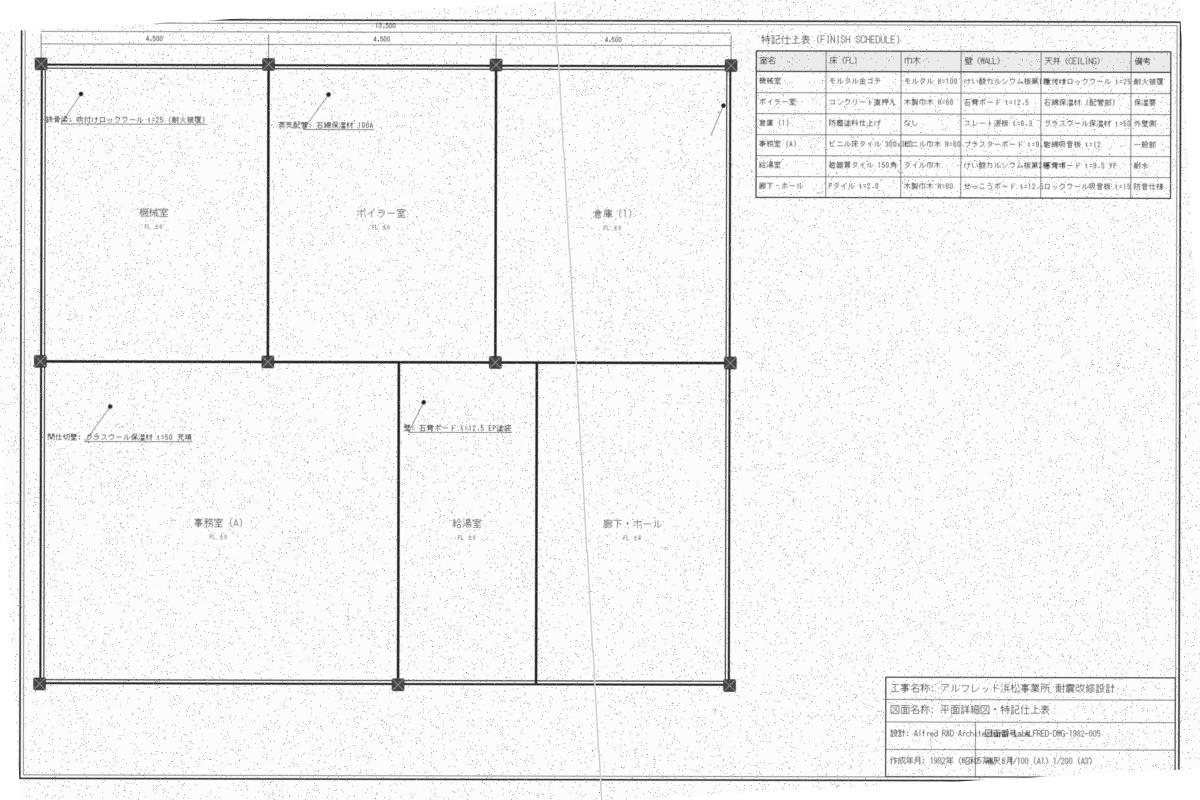
#> input picture data/uploads/UPLOAD-03ee9cc0_page_1.jpg, 2400 x 1600 px (shown at 1/2 size)
$ python -i quality_assessor.py   (imports and definitions only)   (older library calls are emulated)
#> lines starting #> are read from the running program, lines starting #| are printed output that depends on the picture
# Copyright (c) 2026 Karunakar (destroyer929). All rights reserved.
# Proprietary & Confidential. Authorized for technical evaluation and portfolio review only.
"""
Adaptive Document Quality & Noise Assessor (Pre-Flight Decision Brain).
Evaluates incoming architectural drawings to dynamically determine the optimal
preprocessing intensity, preventing destructive over-processing of clean blueprints
while applying deep restoration only when noisy or degraded.
"""

from __future__ import annotations
from enum import Enum
from dataclasses import dataclass, field
from typing import Dict, Any, List, Tuple, Optional
import numpy as np
import cv2


class ProcessingIntensity(str, Enum):
    """Adaptive intensity profiles for blueprint preprocessing."""
    CLEAN_PASSTHROUGH = "CLEAN_PASSTHROUGH"           # Level 0: High-fidelity pass-through (zero destructive filtering)
    GENTLE_ENHANCEMENT = "GENTLE_ENHANCEMENT"         # Level 1: Geometric deskew + subtle contrast boost (no stroke erosion)
    AGGRESSIVE_RESTORATION = "AGGRESSIVE_RESTORATION" # Level 2: Heavy noise/smudge restoration (background division + Sauvola)


@dataclass
class QualityAssessment:
    """Pre-flight quality assessment decision and metric breakdown."""
    intensity: ProcessingIntensity
    intensity_level: int                                 # 0 = Pass-through, 1 = Gentle, 2 = Heavy
    sharpness: float                                     # Modified Laplacian variance
    noise_sigma: float                                   # Fast noise standard deviation (Immerkær method)
    contrast_range: float                                # Dynamic range ratio (P95 - P5) / 255.0
    skew_angle: float                                    # Detected geometric tilt in degrees
    bimodal_clarity: float                               # Otsu inter-class separability ratio [0.0 - 1.0]
    background_brightness: float                         # 95th percentile paper brightness [0 - 255]
    recommendation_reason: str                           # Human-readable engineering rationale
    applied_actions: List[str]                           # List of sanctioned preprocessing steps
    metrics_summary: Dict[str, float] = field(default_factory=dict)

    def to_dict(self) -> Dict[str, Any]:
        return {
            "intensity": self.intensity.value,
            "intensity_level": self.intensity_level,
            "sharpness": round(self.sharpness, 1),
            "noise_sigma": round(self.noise_sigma, 2),
            "contrast_range": round(self.contrast_range, 3),
            "skew_angle": round(self.skew_angle, 2),
            "bimodal_clarity": round(self.bimodal_clarity, 3),
            "background_brightness": round(self.background_brightness, 1),
            "recommendation_reason": self.recommendation_reason,
            "applied_actions": self.applied_actions,
            "metrics_summary": self.metrics_summary,
        }


class DocumentQualityAssessor:
    """
    Intelligent pre-flight inspector.
    Computes physical image quality metrics in < 15ms and assigns an adaptive
    processing intensity profile to preserve fine Japanese Kanji and CAD strokes.
    """

    def __init__(
        self,
        clean_noise_threshold: float = 2.2,
        heavy_noise_threshold: float = 5.0,
        min_deskew_angle: float = 0.20,
        max_assessment_dim: int = 1500
    ):
        self.clean_noise_threshold = clean_noise_threshold
        self.heavy_noise_threshold = heavy_noise_threshold
        self.min_deskew_angle = min_deskew_angle
        self.max_assessment_dim = max_assessment_dim

    def assess(self, image: np.ndarray, detected_skew_angle: Optional[float] = None) -> QualityAssessment:
        """
        Analyzes image quality and returns a calibrated QualityAssessment.
        """
        if len(image.shape) == 3:
            gray = cv2.cvtColor(image, cv2.COLOR_BGR2GRAY)
        else:
            gray = image

        # 1. Downscale for fast multi-metric evaluation
        h, w = gray.shape[:2]
        if max(h, w) > self.max_assessment_dim:
            scale = float(self.max_assessment_dim) / float(max(h, w))
            eval_gray = cv2.resize(gray, (0, 0), fx=scale, fy=scale, interpolation=cv2.INTER_AREA)
        else:
            eval_gray = gray

        # 2. Fast Noise Variance Estimation (Immerkær 1996)
        noise_sigma = self._estimate_noise_sigma(eval_gray)

        # 3. Edge Sharpness (Laplacian Energy)
        sharpness = float(cv2.Laplacian(eval_gray, cv2.CV_64F).var())

        # 4. Percentile Dynamic Range & Background Brightness
        p5, p95 = np.percentile(eval_gray, [5, 95])
        contrast_range = float((p95 - p5) / 255.0)
        bg_brightness = float(p95)

        # 5. Otsu Bimodal Separability Ratio
        bimodal_clarity = self._compute_bimodal_clarity(eval_gray)

        # 6. Skew Angle
        skew_angle = float(detected_skew_angle) if detected_skew_angle is not None else 0.0
        abs_skew = abs(skew_angle)

        # ----------------------------------------------------------------------
        # Pre-Flight Decision Engine
        # ----------------------------------------------------------------------
        actions: List[str] = []
        metrics_summary = {
            "noise_sigma": round(noise_sigma, 2),
            "sharpness": round(sharpness, 1),
            "contrast_range": round(contrast_range, 3),
            "skew_angle": round(skew_angle, 2),
            "bimodal_clarity": round(bimodal_clarity, 3),
            "background_brightness": round(bg_brightness, 1),
        }

        # Case 1: Pristine Clean Document (Level 0)
        # Low noise, bright paper background, negligible tilt
        is_clean_cad = (
            abs_skew < self.min_deskew_angle
            and noise_sigma <= self.clean_noise_threshold
            and bg_brightness >= 235.0
        )

        if is_clean_cad:
            intensity = ProcessingIntensity.CLEAN_PASSTHROUGH
            intensity_level = 0
            actions = ["RAW_IMAGE_PASSTHROUGH", "PRESERVE_FINE_STROKES"]
            reason = (
                f"Pristine document detected (Noise={noise_sigma:.2f}, BG Brightness={bg_brightness:.1f}, Skew={skew_angle:.2f}°). "
                f"Destructive filters bypassed to preserve 100% fine CJK stroke fidelity."
            )

        # Case 2: Heavy Noise / Yellowed / Degraded Blueprint (Level 2)
        # Genuinely degraded: heavy noise, severely darkened paper, or extreme tilt.
        # Strict protection: NEVER trigger aggressive restoration on clean white paper (BG >= 235, noise <= clean threshold).
        elif (
            (bg_brightness < 235.0 or noise_sigma > self.clean_noise_threshold)
            and (
                noise_sigma > self.heavy_noise_threshold
                or bg_brightness < 200.0
                or abs_skew > 3.0
                or (contrast_range < 0.40 and bg_brightness < 225.0)
            )
        ):
            intensity = ProcessingIntensity.AGGRESSIVE_RESTORATION
            intensity_level = 2
            if abs_skew >= self.min_deskew_angle:
                actions.append("HOUGH_AFFINE_DESKEW")
            actions.extend(["MORPHOLOGICAL_BG_NORMALIZATION", "ADAPTIVE_SAUVOLA_FILTERING"])
            reason = (
                f"Aged/degraded document detected (Noise={noise_sigma:.2f}, BG Brightness={bg_brightness:.0f}). "
                f"Applied full deep illumination leveling and adaptive noise suppression."
            )

        # Case 3: Moderate Scanned Document (Level 1 - Default Scanned Path)
        # Needs gentle straightening and mild contrast leveling without eating thin text
        else:
            intensity = ProcessingIntensity.GENTLE_ENHANCEMENT
            intensity_level = 1
            if abs_skew >= self.min_deskew_angle:
                actions.append("BICUBIC_DESKEW")
            actions.append("GENTLE_CONTRAST_ENHANCEMENT")
            actions.append("PRESERVE_STROKE_CONNECTIVITY")
            reason = (
                f"Standard scan detected (Noise={noise_sigma:.2f}, Skew={skew_angle:.2f}°). "
                f"Applied gentle geometric alignment and contrast enhancement without stroke erosion."
            )

        return QualityAssessment(
            intensity=intensity,
            intensity_level=intensity_level,
            sharpness=sharpness,
            noise_sigma=noise_sigma,
            contrast_range=contrast_range,
            skew_angle=skew_angle,
            bimodal_clarity=bimodal_clarity,
            background_brightness=bg_brightness,
            recommendation_reason=reason,
            applied_actions=actions,
            metrics_summary=metrics_summary,
        )

    def _estimate_noise_sigma(self, gray: np.ndarray) -> float:
        """
        Fast Noise Variance Estimation using 3x3 Laplacian mask (Immerkær 1996).
        Independent of structural edges.
        """
        H, W = gray.shape[:2]
        if H < 10 or W < 10:
            return 0.0

        M = np.array([
            [1, -2, 1],
            [-2, 4, -2],
            [1, -2, 1]
        ], dtype=np.float32)

        filtered = cv2.filter2D(gray.astype(np.float32), -1, M)
        sum_abs = np.sum(np.abs(filtered))
        sigma = (sum_abs * np.sqrt(0.5 * np.pi)) / (6.0 * (W - 2) * (H - 2))
        return float(sigma)

    def _compute_bimodal_clarity(self, gray: np.ndarray) -> float:
        """
        Computes Otsu's inter-class variance ratio (between-class variance / total variance).
        A high value (>= 0.85) indicates distinct, separated ink on paper.
        """
        total_var = float(np.var(gray))
        if total_var < 100.0 and np.mean(gray) > 230:
            # Clean white canvas with sparse CAD line art
            return 1.0

        if total_var < 1e-4:
            return 1.0  # Homogeneous or pure white

        thresh, _ = cv2.threshold(gray, 0, 255, cv2.THRESH_BINARY + cv2.THRESH_OTSU)
        w0 = float(np.mean(gray < thresh))
        w1 = float(np.mean(gray >= thresh))

        if w0 <= 1e-4 or w1 <= 1e-4:
            return 1.0 if np.mean(gray) > 220 else 0.5

        mean0 = float(np.mean(gray[gray < thresh]))
        mean1 = float(np.mean(gray[gray >= thresh]))

        between_var = w0 * w1 * ((mean0 - mean1) ** 2)
        return float(np.clip(between_var / total_var, 0.0, 1.0))

>>> import cv2
>>> picture = cv2.imread('../../data/uploads/UPLOAD-03ee9cc0_page_1.jpg')
#> picture is the input picture: shape (1600, 2400, 3); min 0, max 255, mean 242.6
>>> result = DocumentQualityAssessor().assess(picture)
#> in _estimate_noise_sigma, `filtered = cv2.filter2D(gray.astype(np.float32), -1, M)`:
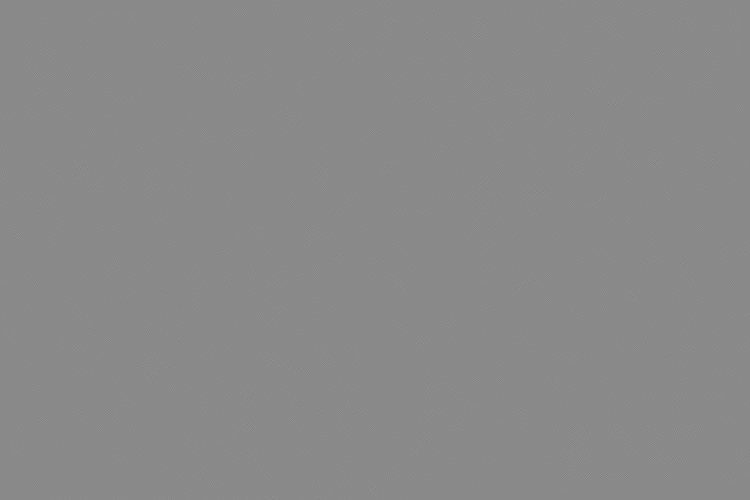
#> filtered: shape (1000, 1500) float32 (shown at 1/2 size); min -543, max 461, mean 0; drawn with min black and max white
#> in _estimate_noise_sigma, `sum_abs = np.sum(np.abs(filtered))`: sum_abs = 25724242
#> in _estimate_noise_sigma, `sigma = (sum_abs * np.sqrt(0.5 * np.pi)) / (6.0 * (W - 2) * (H - 2))`: sigma = 3.59
#> in assess, `sharpness = float(cv2.Laplacian(eval_gray, cv2.CV_64F).var())`: sharpness = 1820.8
#> in assess, `p5, p95 = np.percentile(eval_gray, [5, 95])`: p5 = 185; p95 = 253
#> in assess, `contrast_range = float((p95 - p5) / 255.0)`: contrast_range = 0.267
#> in assess, `bg_brightness = float(p95)`: bg_brightness = 253
#> in _compute_bimodal_clarity, `total_var = float(np.var(gray))`: total_var = 861.2
#> in _compute_bimodal_clarity, `thresh, _ = cv2.threshold(gray, 0, 255, cv2.THRESH_BINARY + cv2.THRESH..`: thresh = 195
#> in _compute_bimodal_clarity, `w0 = float(np.mean(gray < thresh))`: w0 = 0.0596
#> in _compute_bimodal_clarity, `w1 = float(np.mean(gray >= thresh))`: w1 = 0.94
#> in _compute_bimodal_clarity, `mean0 = float(np.mean(gray[gray < thresh]))`: mean0 = 141
#> in _compute_bimodal_clarity, `mean1 = float(np.mean(gray[gray >= thresh]))`: mean1 = 249.1
#> in _compute_bimodal_clarity, `between_var = w0 * w1 * ((mean0 - mean1) ** 2)`: between_var = 654.3
#> in assess, `bimodal_clarity = self._compute_bimodal_clarity(eval_gray)`: bimodal_clarity = 0.76
#> in assess, `metrics_summary = { "noise_sigma": round(noise_sigma, 2), "sharpness":..`: metrics_summary = {'noise_sigma': 3.59, 'sharpness': 1820.8, 'contrast_range': 0.267, 'skew_angle': 0, 'bimodal_clarity': 0.76, 'background_brightness': 253}
#> in assess, `is_clean_cad = ( abs_skew < self.min_deskew_angle and noise_sigma <= s..`: is_clean_cad = False

$ run again, on data/uploads/UPLOAD-0ec7da54_page_11.jpg
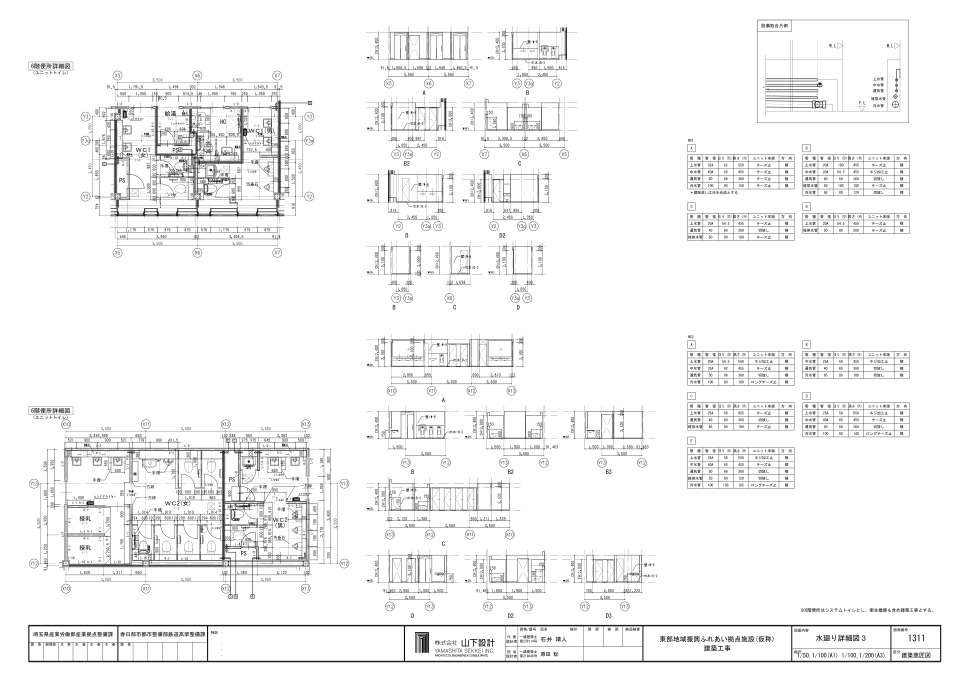
#> input picture data/uploads/UPLOAD-0ec7da54_page_11.jpg, 4800 x 3391 px (shown at 1/5 size)
#> picture is the input picture: shape (3391, 4800, 3); min 0, max 255, mean 244.5
#> in assess, `eval_gray = cv2.resize(gray, (0, 0), fx=scale, fy=scale, interpolation..`:
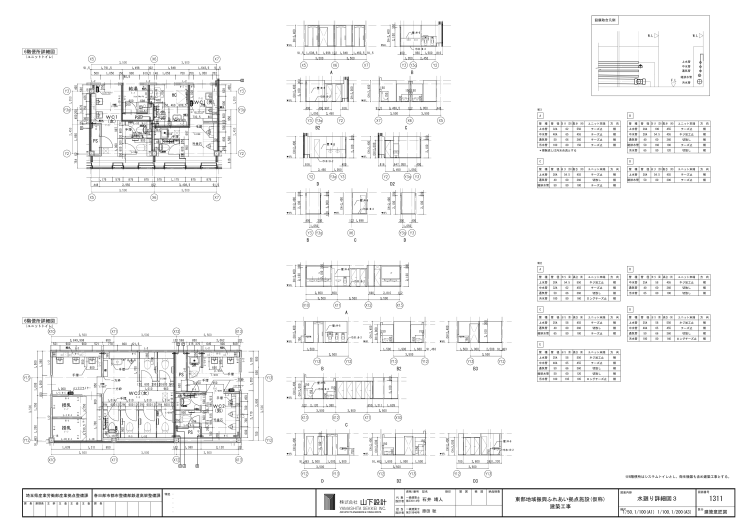
#> eval_gray: shape (1060, 1500) (shown at 1/2 size); min 0, max 255, mean 244.5
#> sum_abs = 18805092
#> sigma = 2.48
#> sharpness = 4146.9
#> p5 = 155; p95 = 255
#> contrast_range = 0.392
#> bg_brightness = 255
#> total_var = 1133.7
#> thresh = 195
#> w0 = 0.0769
#> w1 = 0.923
#> mean0 = 137.3
#> mean1 = 253.4
#> between_var = 957
#> bimodal_clarity = 0.844
#> metrics_summary = {'noise_sigma': 2.48, 'sharpness': 4146.9, 'contrast_range': 0.392, 'skew_angle': 0, 'bimodal_clarity': 0.844, 'background_brightness': 255}
#> is_clean_cad = False

$ run again, on data/uploads/UPLOAD-0ec7da54_page_13.jpg
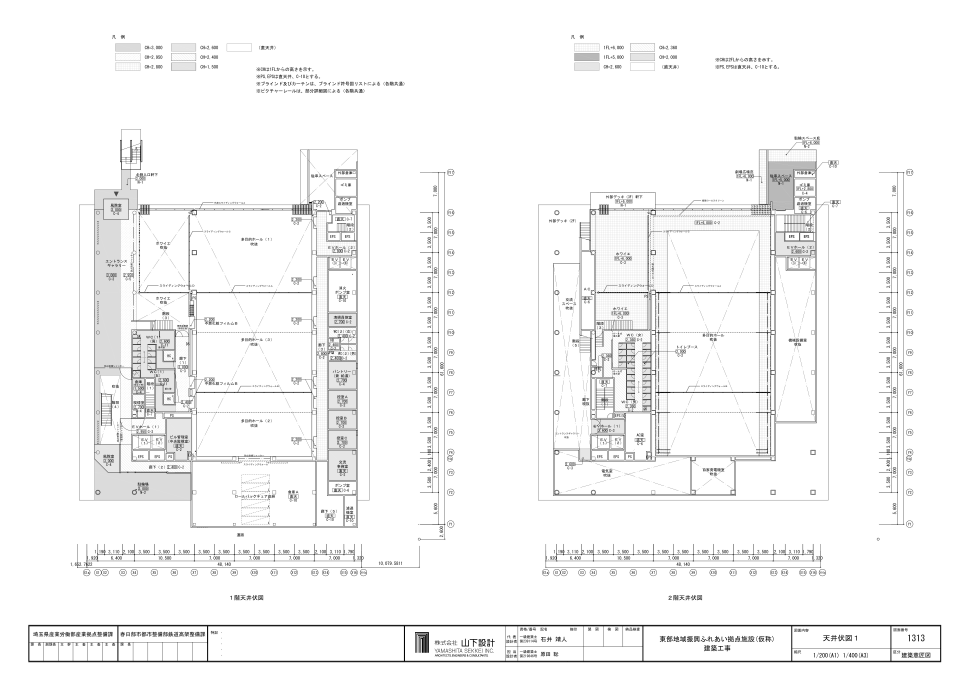
#> input picture data/uploads/UPLOAD-0ec7da54_page_13.jpg, 4800 x 3391 px (shown at 1/5 size)
#> picture is the input picture: shape (3391, 4800, 3); min 0, max 255, mean 245.9
#> in assess, `eval_gray = cv2.resize(gray, (0, 0), fx=scale, fy=scale, interpolation..`:
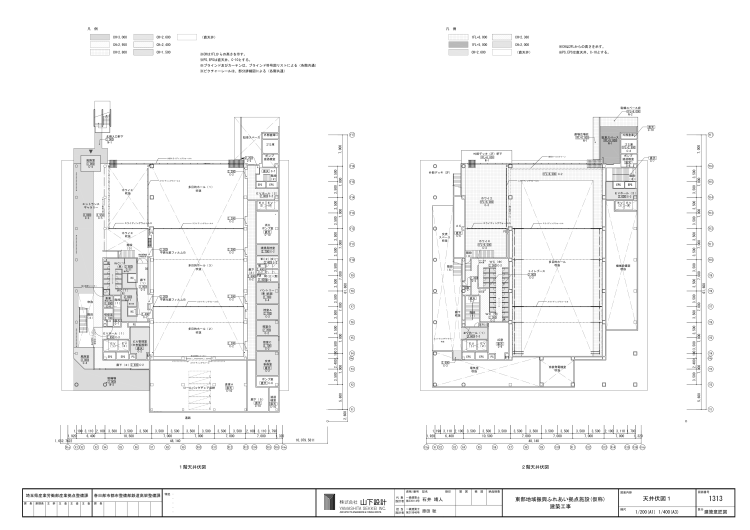
#> eval_gray: shape (1060, 1500) (shown at 1/2 size); min 0, max 255, mean 245.9
#> sum_abs = 15166490
#> sigma = 2
#> sharpness = 3399.1
#> p5 = 175; p95 = 255
#> contrast_range = 0.314
#> bg_brightness = 255
#> total_var = 911.2
#> thresh = 195
#> w0 = 0.0604
#> w1 = 0.94
#> mean0 = 137.2
#> mean1 = 252.9
#> between_var = 760.7
#> bimodal_clarity = 0.835
#> metrics_summary = {'noise_sigma': 2, 'sharpness': 3399.1, 'contrast_range': 0.314, 'skew_angle': 0, 'bimodal_clarity': 0.835, 'background_brightness': 255}
#> is_clean_cad = True

$ run again, on data/uploads/UPLOAD-0ec7da54_page_14.jpg
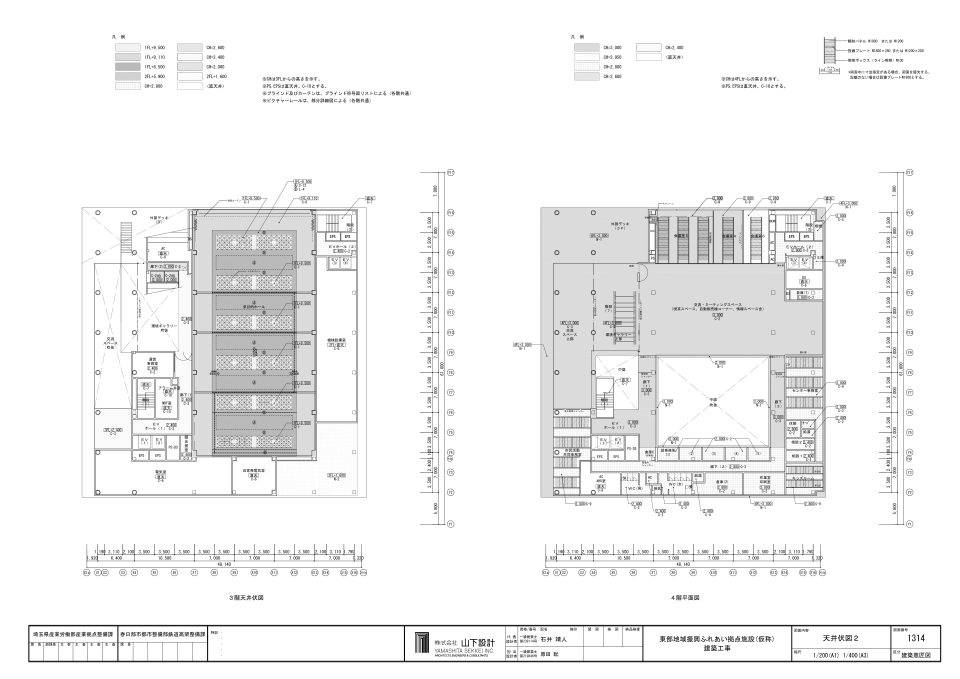
#> input picture data/uploads/UPLOAD-0ec7da54_page_14.jpg, 4800 x 3391 px (shown at 1/5 size)
#> picture is the input picture: shape (3391, 4800, 3); min 0, max 255, mean 242
#> in assess, `eval_gray = cv2.resize(gray, (0, 0), fx=scale, fy=scale, interpolation..`:
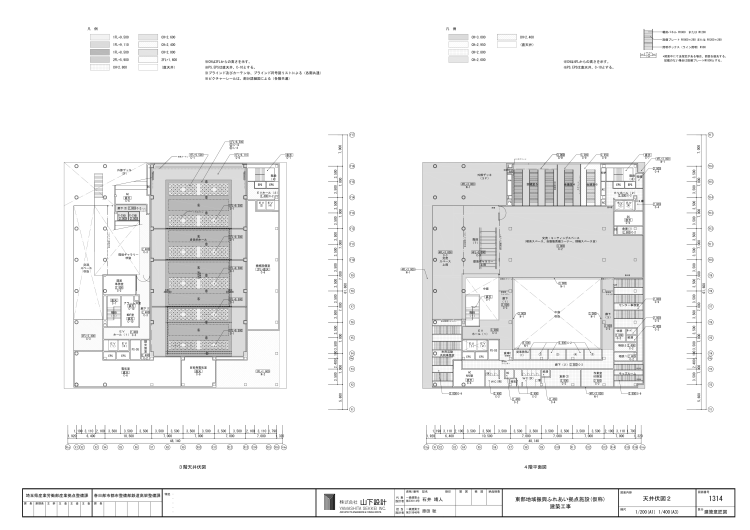
#> eval_gray: shape (1060, 1500) (shown at 1/2 size); min 0, max 255, mean 242
#> sum_abs = 18738610
#> sigma = 2.47
#> sharpness = 3334.7
#> p5 = 167; p95 = 255
#> contrast_range = 0.345
#> bg_brightness = 255
#> total_var = 1070.5
#> thresh = 199
#> w0 = 0.0859
#> w1 = 0.914
#> mean0 = 148.6
#> mean1 = 250.7
#> between_var = 818.3
#> bimodal_clarity = 0.764
#> metrics_summary = {'noise_sigma': 2.47, 'sharpness': 3334.7, 'contrast_range': 0.345, 'skew_angle': 0, 'bimodal_clarity': 0.764, 'background_brightness': 255}
#> is_clean_cad = False
